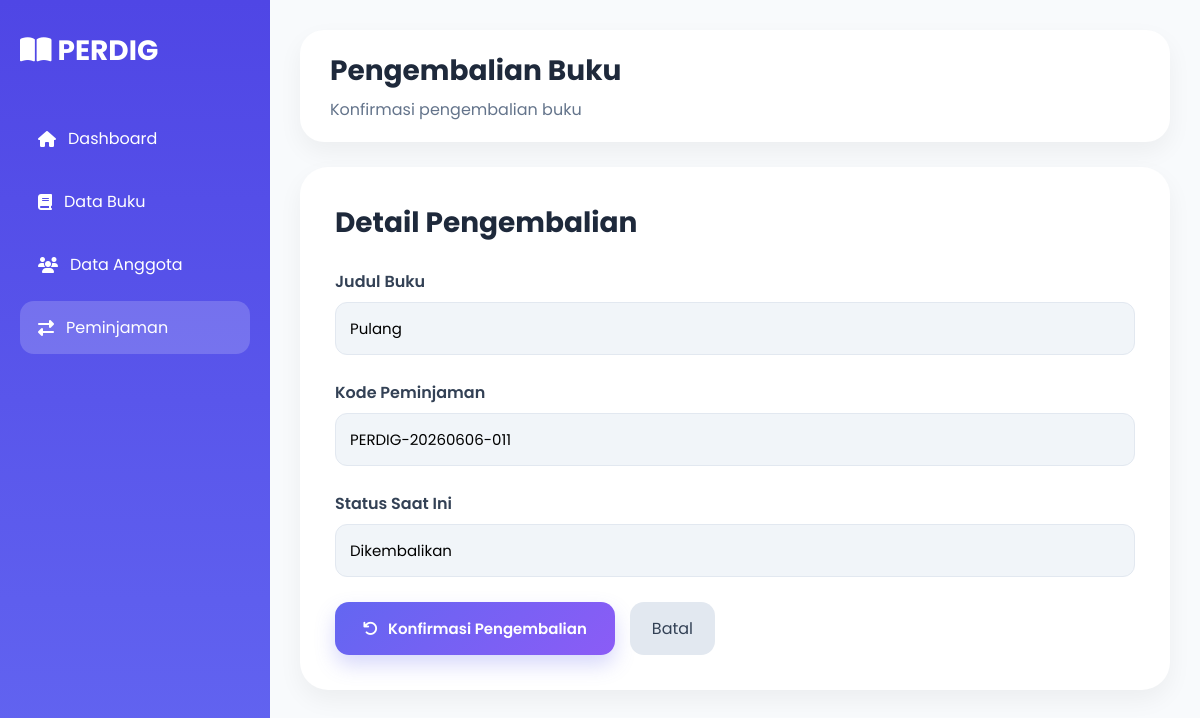
The page /admin/pengembalian.php?id=11 on the database its author committed.
### tables this page shows
CREATE TABLE `peminjaman` (
  `id_peminjaman` int(11) NOT NULL,
  `id_user` int(11) NOT NULL,
  `id_buku` int(11) NOT NULL,
  `tanggal_pinjam` date NOT NULL,
  `tanggal_kembali` date NOT NULL,
  `status` enum('menunggu','disetujui','dipinjam','ditolak','dikembalikan') NOT NULL DEFAULT 'menunggu',
  `kode_peminjaman` varchar(50) DEFAULT NULL,
  `catatan_admin` text DEFAULT NULL,
  `tanggal_persetujuan` datetime DEFAULT NULL
);

CREATE TABLE `buku` (
  `id_buku` int(11) NOT NULL,
  `judul` varchar(200) NOT NULL,
  `penulis` varchar(100) NOT NULL,
  `penerbit` varchar(100) DEFAULT NULL,
  `tahun_terbit` year(4) DEFAULT NULL,
  `stok` int(11) DEFAULT 0,
  `cover` varchar(255) DEFAULT NULL,
  `deskripsi` text DEFAULT NULL,
  `id_kategori` int(11) DEFAULT NULL
);

### admin/pengembalian.php (the view, shortened to what this page needs)
<?php
include '../koneksi.php';
$id = $_GET['id'];
$data = mysqli_fetch_array(mysqli_query($koneksi, "
SELECT
peminjaman.*,
buku.judul
FROM peminjaman
LEFT JOIN buku
ON peminjaman.id_buku = buku.id_buku
WHERE id_peminjaman='$id'
"));
?>
<!DOCTYPE html>
<html lang="id">
<head>
<link rel="stylesheet"
href="https://cdnjs.cloudflare.com/ajax/libs/font-awesome/6.5.1/css/all.min.css">
<link rel="stylesheet"
href="../style.css">
</head>
<body>
<div class="wrapper">
    <div class="sidebar">
        <div class="logo">
            <i class="fas fa-book-open"></i>
            PERDIG
        </div>
        <ul class="menu">
            <li>
                <a href="index.php">
                    <i class="fas fa-home"></i>
                    <span>Dashboard</span>
                </a>
            </li>
            <li>
                <a href="buku.php">
                    <i class="fas fa-book"></i>
                    <span>Data Buku</span>
                </a>
            </li>
            <li>
                <a href="anggota.php">
                    <i class="fas fa-users"></i>
                    <span>Data Anggota</span>
                </a>
            </li>
            <li class="active">
                <a href="peminjaman.php">
                    <i class="fas fa-exchange-alt"></i>
                    <span>Peminjaman</span>
                </a>
            </li>
        </ul>
    </div>
    <div class="main">
        <div class="topbar">
            <h2>Pengembalian Buku</h2>
            <p>
                Konfirmasi pengembalian buku
            </p>
        </div>
        <div class="form-container">
            <div class="form-header">
                <h3>
                    Detail Pengembalian
                </h3>
            </div>
            <div class="form-group">
                <label>Judul Buku</label>
                <input
                type="text"
                value="<?= $data['judul']; ?>"
                readonly>
            </div>
            <div class="form-group">
                <label>Kode Peminjaman</label>
                <input
                type="text"
                value="<?= $data['kode_peminjaman']; ?>"
                readonly>
            </div>
            <div class="form-group">
                <label>Status Saat Ini</label>
                <input
                type="text"
                value="<?= ucfirst($data['status']); ?>"
                readonly>
            </div>
            <form method="POST">
                <div class="btn-group">
                    <button
                    type="submit"
                    name="kembalikan"
                    class="btn-submit">
                        <i class="fas fa-undo"></i>
                        Konfirmasi Pengembalian
                    </button>
                    <a
                    href="peminjaman.php"
                    class="btn-cancel">
                        Batal
                    </a>
                </div>
            </form>
        </div>
    </div>
</div>
</body>
</html>

### style.css (style rules this page uses)
* { margin:0; padding:0; box-sizing:border-box; font-family:'Poppins',sans-serif; }
body { background:#f8fafc; color:#1e293b; }
a { text-decoration:none; }
.wrapper { display:flex; min-height:100vh; }
.main { flex:1; margin-left:270px; padding:30px; }
.sidebar { width:270px; height:100vh; position:fixed; left:0; top:0; background:linear-gradient( 180deg, #4f46e5, #6366f1 ); padding:30px 20px; }
.logo { color:white; font-size:28px; font-weight:700; margin-bottom:40px; }
.menu { list-style:none; }
.menu li { margin-bottom:10px; }
.menu li a { display:flex; align-items:center; gap:12px; color:white; padding:14px 18px; border-radius:14px; transition:0.3s; }
.menu .active a { background:rgba(255,255,255,0.18); }
.topbar { background:white; padding:20px 30px; border-radius:24px; margin-bottom:25px; box-shadow: 0 10px 25px rgba(0,0,0,0.05); }
.topbar h2 { font-size:28px; }
.topbar p { color:#64748b; margin-top:5px; }
.form-container { max-width:900px; background:white; padding:35px; border-radius:28px; box-shadow: 0 10px 25px rgba(0,0,0,0.05); }
.form-header { margin-bottom:25px; }
.form-header h3 { font-size:28px; }
.form-group { margin-bottom:20px; }
.form-group label { display:block; margin-bottom:8px; font-weight:600; }
.form-group input, .form-group select, .form-group textarea { width:100%; padding:15px; border:none; border-radius:14px; background:#f1f5f9; outline:none; }
.btn-group { display:flex; gap:15px; margin-top:25px; }
.btn-cancel { background:#e2e8f0; color:#334155; padding:14px 22px; border-radius:14px; }
.btn-submit { border:none; outline:none; background:linear-gradient( 135deg, #6366f1, #8b5cf6 ); color:white; padding:14px 28px; border-radius:14px; font-size:15px; font-weight:600; cursor:pointer; display:inline-flex; align-items:center; gap:10px; transition:0.3s; box-shadow: 0 10px 20px rgba(99,102,241,0.25); }
.form-group { margin-top:25px; }
.form-group label { display:block; margin-bottom:10px; font-weight:600; }
.form-group input { width:100%; padding:14px; border:1px solid #e2e8f0; border-radius:12px; font-size:15px; }
.form-group label { display:block; margin-bottom:8px; font-weight:600; color:#334155; }

### rows shown on the page
peminjaman: id_buku.judul "Pulang", kode_peminjaman "PERDIG-20260606-011", status "Dikembalikan"
